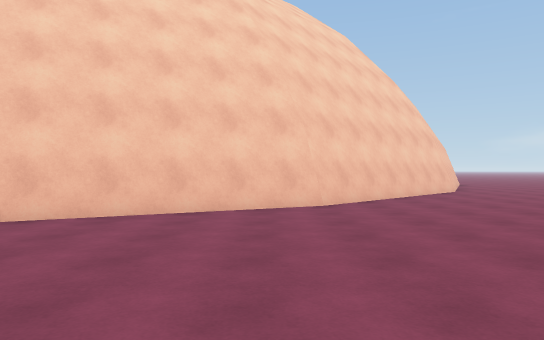
View 1 (above)

18 first-person views from a walk through a Unity game level. The camera is 1.3 m above the floor, looks level and sees 70° across. The floor is counted in squares, 2 m on a side. Each view is taken from the middle of a square. On the plan, view 1 faces up. The plan holds only what a view shows up to about 11 squares ahead; the rest is blank. The place goes on beyond the plan. The player character is not drawn. Some animated figures are not drawn.

View 2
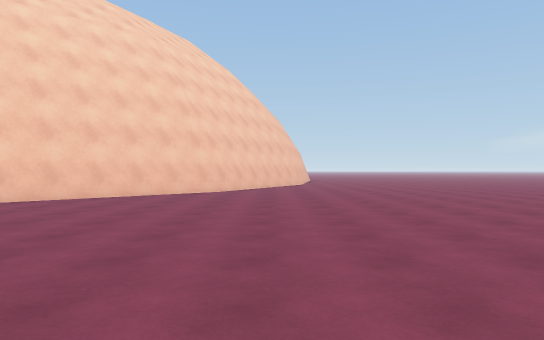

View 3
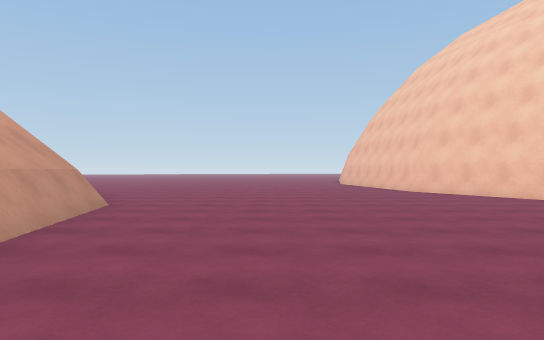

View 4
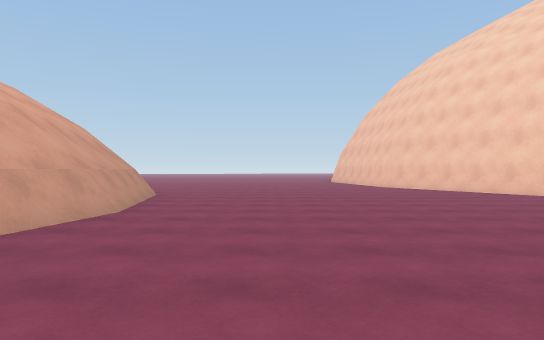

View 5
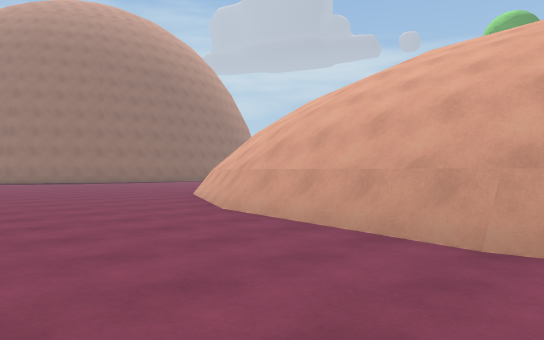

View 6
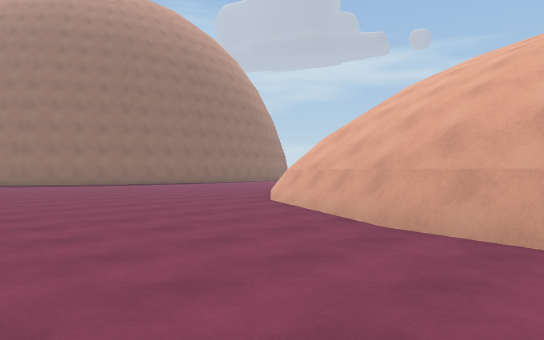

View 7
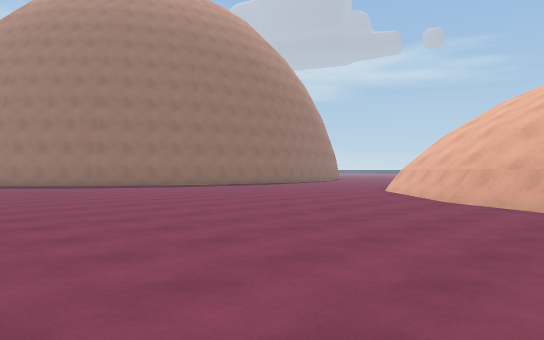

View 8
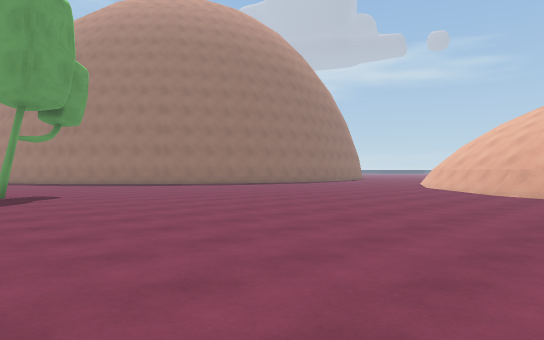

View 9
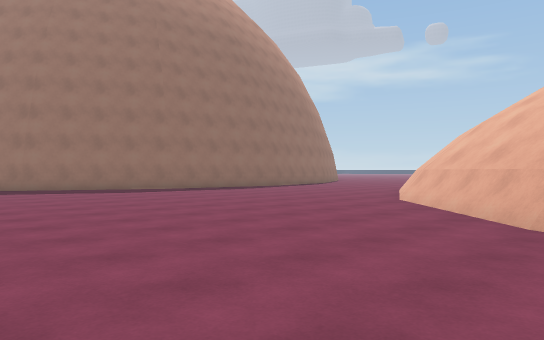

View 10
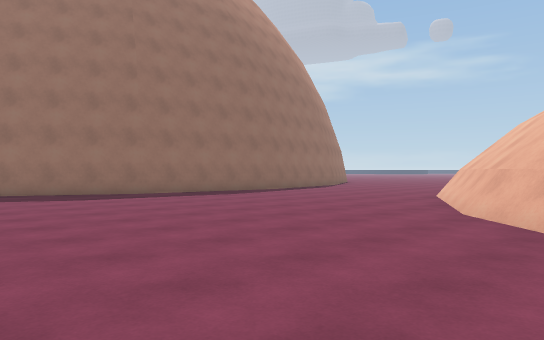

View 11
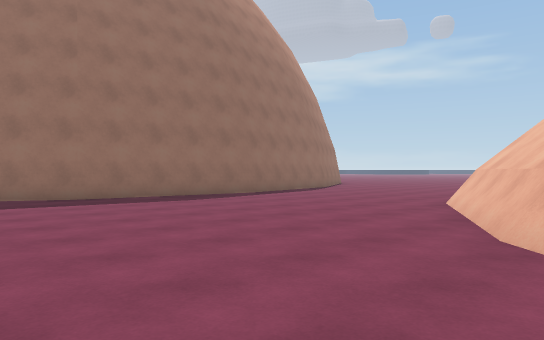

View 12
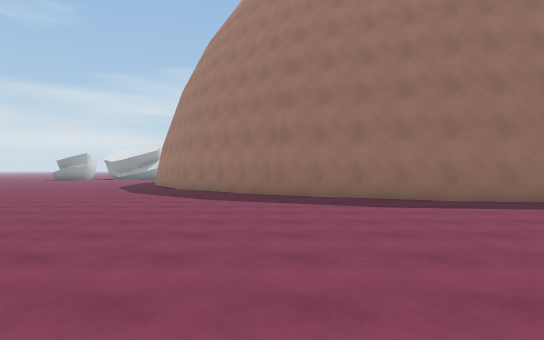

View 13
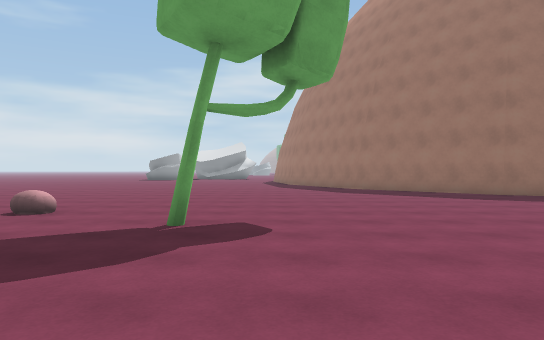

View 14
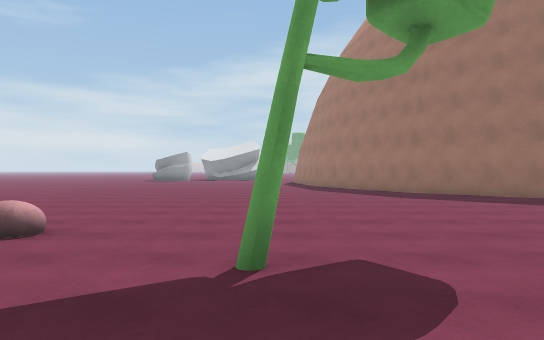

View 15
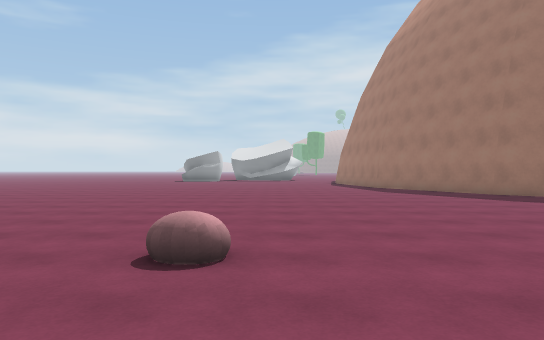

View 16
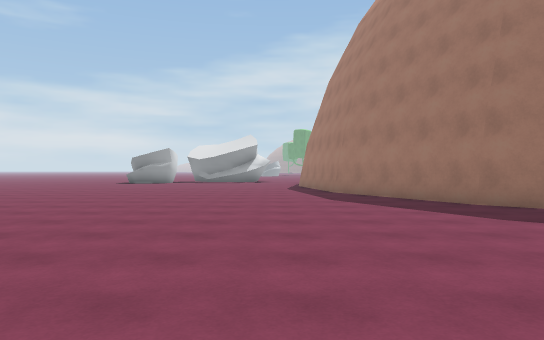

View 17
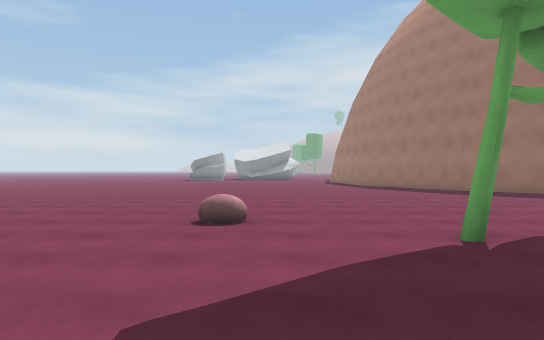

View 18
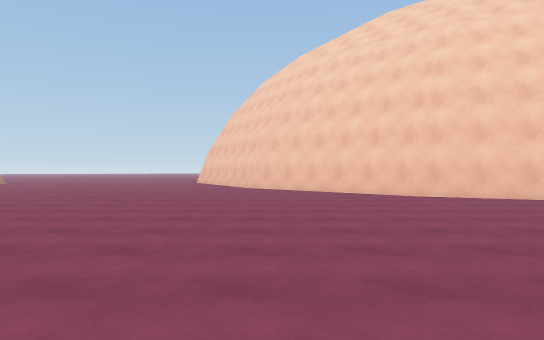

### Floor plan
Points are (right, up) in squares from view 1. A wall is a line through its corners. A room is listed if a view was taken in it or the views show most of it. See-through windows are left out.
Room 1 (views 1, 2, 3, 4, 5, 6, 7, 8, 9, 10, 11, 12, 13, 14, 15, 16, 17, 18)
walls: (8, -3.4) (11.9, -5.4) (14.8, -8.3); (14.7, -8.1) (16.7, -12); (4, -2.7) (8.2, -3.4); (6.3, 13.6) (5.3, 11.7) (0.8, 7.2) (-4.1, 4.7); (-0.2, -3.2) (4, -2.6); (-0.1, -3.5) (4.1, -2.8); (22.5, -11.2) (23.2, -7) (25.2, -3.1) (28.4, 0.1) (32, 2)
low walls: (10.8, -4.5) (12.1, -5.1); (8.9, -3.5) (10.5, -4.3); (11.9, -5) (14.9, -8.1); (8.1, -3.3) (12, -5.3); (14.9, -8) (16.9, -11.9); (3.9, -2.5) (8.2, -3.2)
objects: other object (20, 4); other object (21, 7)

Where each view was taken, in squares from view 1:
view 1: 0 up, 0 right, facing up
view 2: 0 up, 7 right, facing up
view 3: 0 up, 7 right, facing left
view 4: 0 up, 10 right, facing left
view 5: 1 up, 3 right, facing down-right
view 6: 1 up, 6 right, facing down-right
view 7: 3 up, 9 right, facing down-right
view 8: 6 up, 9 right, facing down-right
view 9: 0 up, 11 right, facing down-right
view 10: 2 down, 13 right, facing down-right
view 11: 4 down, 14 right, facing down-right
view 12: 3 down, 15 right, facing right
view 13: 3 up, 15 right, facing right
view 14: 4 up, 17 right, facing right
view 15: 6 up, 18 right, facing right
view 16: 4 up, 21 right, facing right
view 17: 6 up, 16 right, facing right
view 18: 8 up, 15 right, facing left
